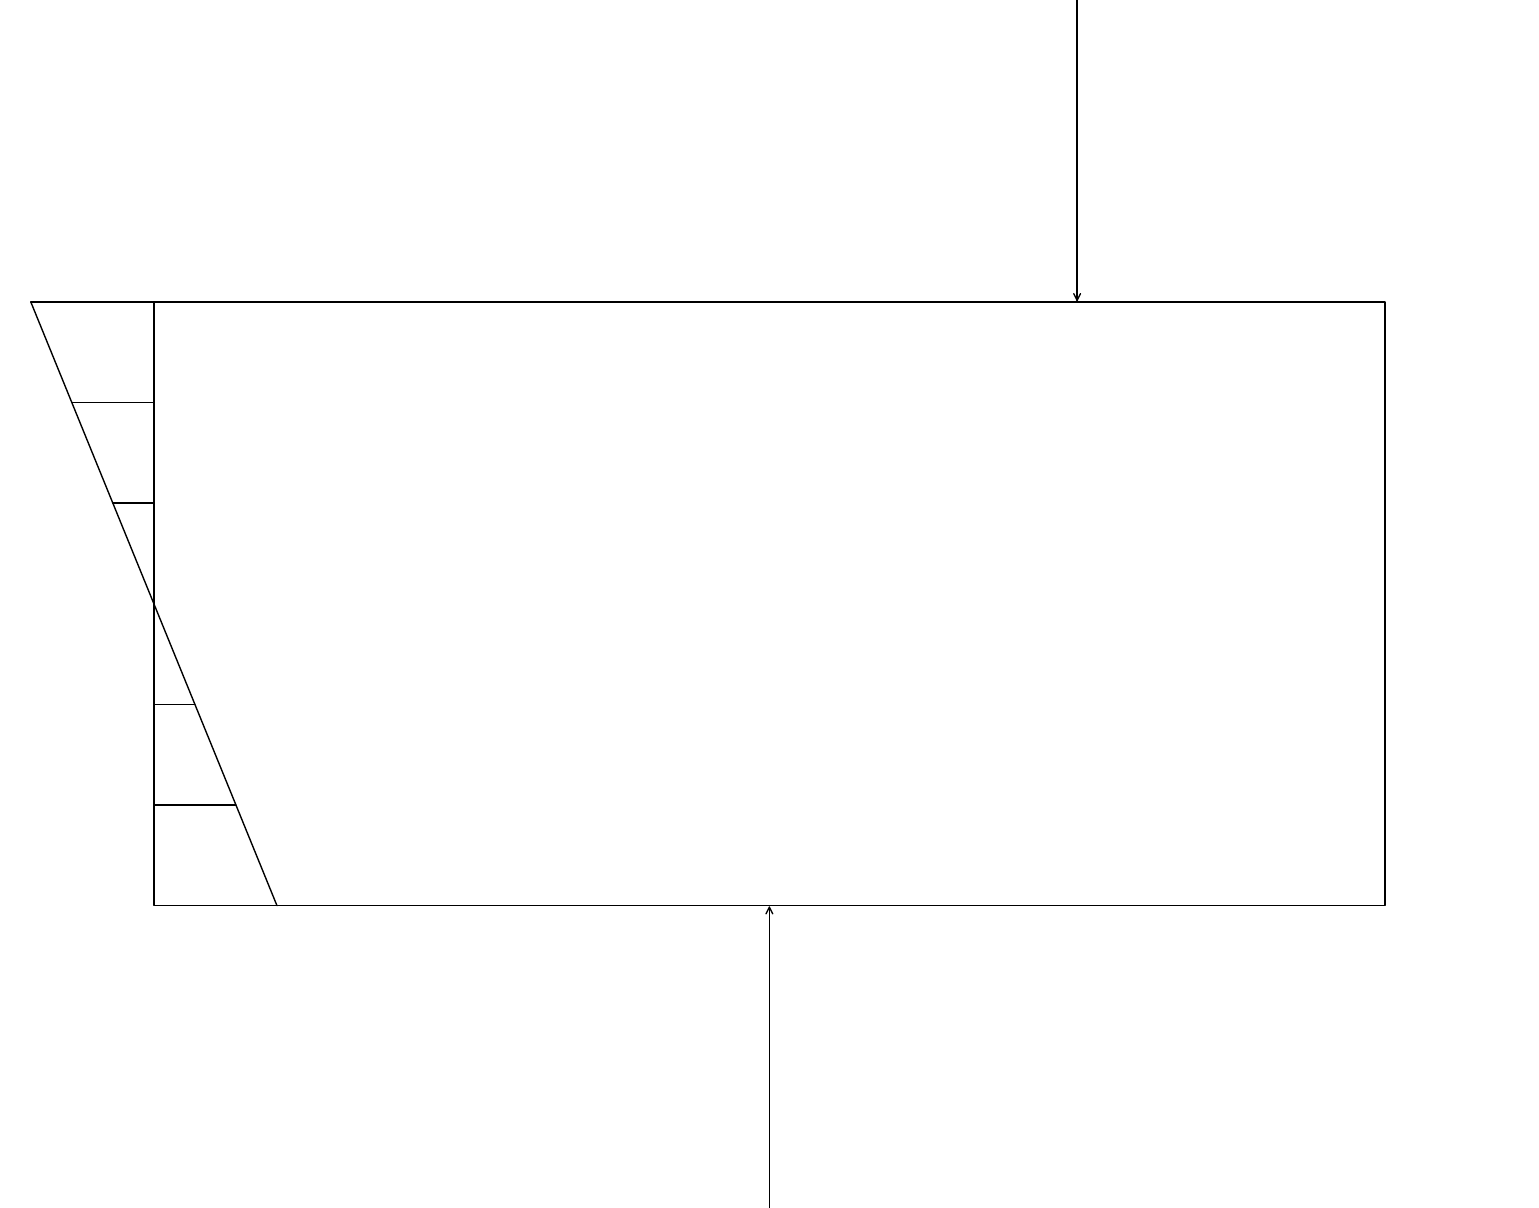

Recreate this plot in Python.
#import numpy as np
#import scipy as sp
#from scipy.stats import linregress
import matplotlib.pyplot as plt
#import matplotlib.image as mpimg
import matplotlib.patches as patches

left, width = .1, .8
bottom, height = .1, .2

fig = plt.figure()
ax = fig.add_axes([0,0,1,2.5])
p = patches.Rectangle((left, bottom), width, height,fill=False, transform=ax.transAxes, clip_on=False)
ax.add_patch(p)
#ax.plot([0,0.18],[0.3,0.1])#,'.')
ax.annotate("",xy=(0.5,0.1),xycoords='data',xytext=(0.5,0),textcoords='data',arrowprops=dict(arrowstyle="->",patchA=None,shrinkA=0,patchB=None,shrinkB=0))
ax.annotate("",xy=(0.7,0.4),xycoords='data',xytext=(0.7,0.3),textcoords='data',arrowprops=dict(arrowstyle="<-",patchA=None,shrinkA=0,patchB=None,shrinkB=0))
#ax.plot((0,0.18),(0.3,0.1))
ax.annotate("",xy=(0.02,0.3),xycoords='data',xytext=(0.18,0.1),textcoords='data',arrowprops=dict(arrowstyle="-",patchA=None,shrinkA=0,patchB=None,shrinkB=0))
ax.annotate("",xy=(0.02,0.3),xycoords='data',xytext=(0.1,0.3),textcoords='data',arrowprops=dict(arrowstyle="-",patchA=None,shrinkA=0,patchB=None,shrinkB=0))
ax.annotate("",xy=(0.02+0.08/3,0.3-0.2/6),xycoords='data',xytext=(0.1,0.3-0.2/6),textcoords='data',arrowprops=dict(arrowstyle="-",patchA=None,shrinkA=0,patchB=None,shrinkB=0))
ax.annotate("",xy=(0.02+0.16/3,0.3-0.4/6),xycoords='data',xytext=(0.1,0.3-0.4/6),textcoords='data',arrowprops=dict(arrowstyle="-",patchA=None,shrinkA=0,patchB=None,shrinkB=0))
ax.annotate("",xy=(0.1+0.16/3,0.1+0.2/6),xycoords='data',xytext=(0.1,0.1+0.2/6),textcoords='data',arrowprops=dict(arrowstyle="-",patchA=None,shrinkA=0,patchB=None,shrinkB=0))
ax.annotate("",xy=(0.1+0.08/3,0.1+0.4/6),xycoords='data',xytext=(0.1,0.1+0.4/6),textcoords='data',arrowprops=dict(arrowstyle="-",patchA=None,shrinkA=0,patchB=None,shrinkB=0))

ax.set_axis_off()
plt.show()
#fig.savefig('beam_bending.pdf',format='pdf', bbox_inches='tight', pad_inches=0)
